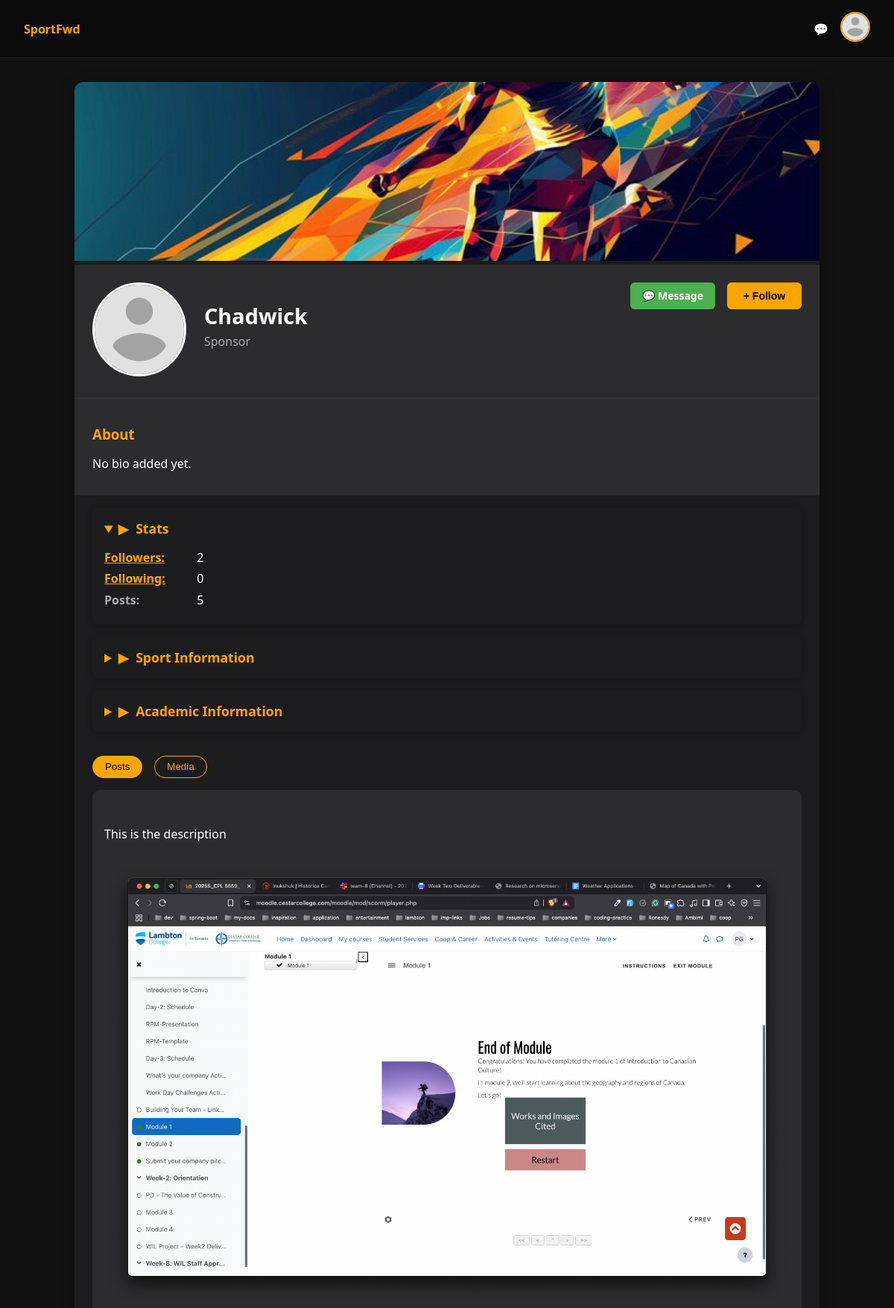
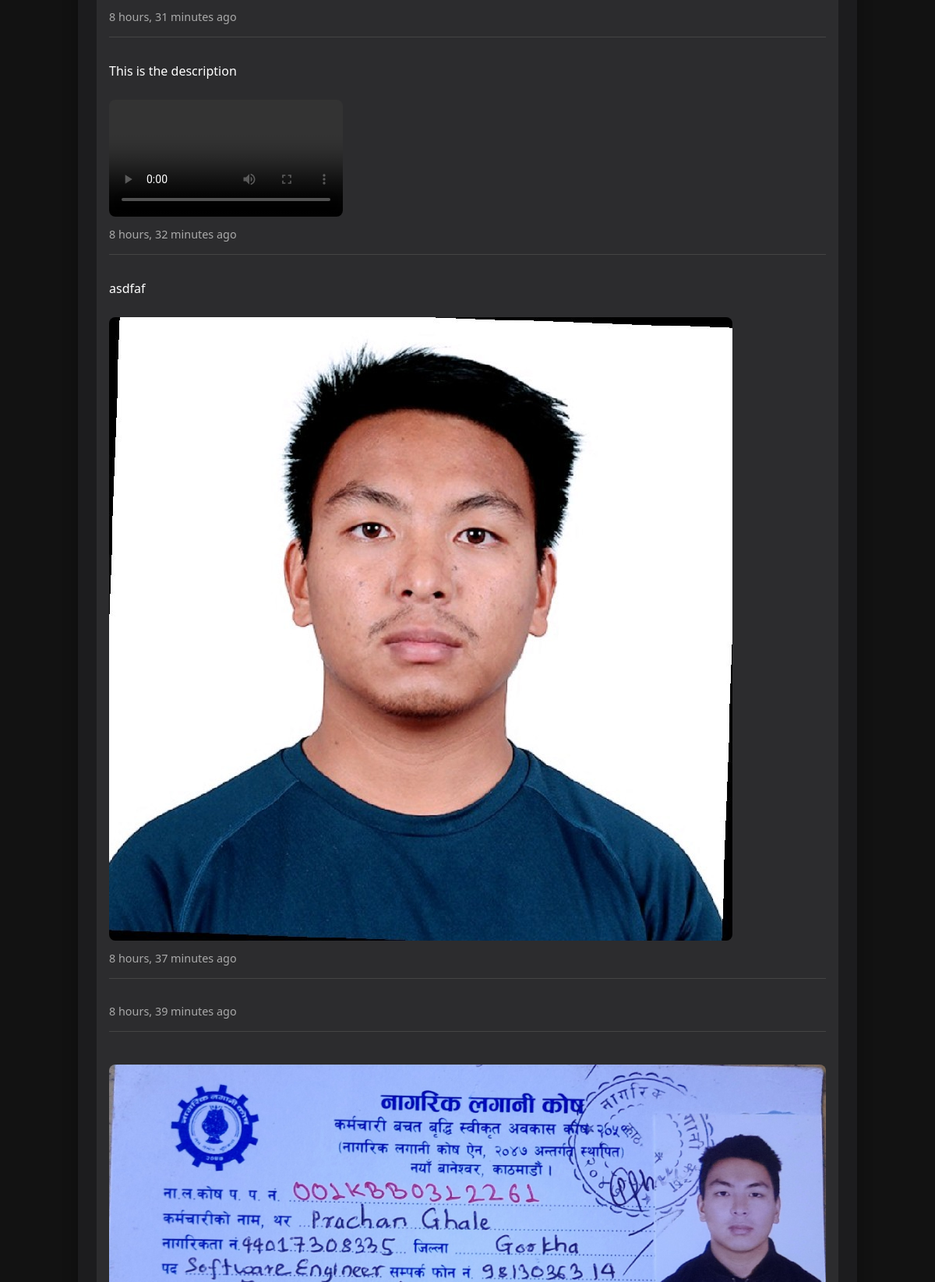
Page /profile/ghale/ (signed in, upper part) on the committed database (2 pictures, top to bottom).
### core/models.py (models this page shows, shortened)
class Profile(models.Model):
    ROLE_CHOICES = [
        ('athlete', 'Athlete'),
        ('sponsor', 'Sponsor'),
        ('fan', 'Fan'),
    ]
    user = models.OneToOneField(User, on_delete=models.CASCADE)
    role = models.CharField(max_length=20, choices=ROLE_CHOICES)
    school = models.CharField(max_length=100, blank=True)
    grad_year = models.IntegerField(blank=True, null=True)
    profile_image = models.ImageField(upload_to='profile_images/', default='profile_images/default.png', blank=True)
    cover_image = models.ImageField(upload_to='profile_images/covers/', default='profile_images/covers/default.jpg', blank=True)
    bio = models.TextField(blank=True)
    sport = models.CharField(max_length=100, blank=True)
    position = models.CharField(max_length=100, blank=True)
    level = models.CharField(max_length=100, blank=True)
    experience = models.IntegerField(blank=True, null=True)

class Post(models.Model):
    user = models.ForeignKey(User, on_delete=models.CASCADE)
    content = models.TextField(blank=True)
    image = models.ImageField(upload_to='post_images/', blank=True, null=True)
    video = models.FileField(upload_to='post_videos/', blank=True, null=True)
    created_at = models.DateTimeField(auto_now_add=True)

### core/views.py (the view)
# urls.py: path('profile/<str:username>/', views.user_profile, name='user_profile'),  # other user's profile
@login_required
def user_profile(request, username):
    user = get_object_or_404(User, username=username)
    profile = user.profile
    posts = Post.objects.filter(user=user).order_by('-created_at')
    post_count = posts.count()
    is_following = Follow.objects.filter(follower=request.user, following=user).exists()
    followers_count = Follow.objects.filter(following=user).count()
    following_count = Follow.objects.filter(follower=user).count()
    return render(request, 'user_profile.html', {
        'profile_user': user,
        'profile': profile,
        'posts': posts,
        'post_count': post_count,
        'is_following': is_following,
        'followers_count': followers_count,
        'following_count': following_count,
    })

### core/templates/user_profile.html (shortened to what this page needs)
{% extends 'base.html' %} {% load static %} {% block content %}
<div class="profile-container">
  <div class="cover-image">
    {% if profile.cover_image %}
    <img src="{{ profile.cover_image.url }}" alt="Cover Image" />
    {% endif %}
  </div>
  <div class="profile-header">
    <div class="profile-pic-wrapper">
      {% if profile.profile_image %}
      <img
        src="{{ profile.profile_image.url }}"
        alt="Profile Picture"
        class="profile-pic"
      />
      {% else %}
      <img
        src="{% static 'images/default.png' %}"
        alt="Profile Picture"
        class="profile-pic"
      />
      {% endif %}
    </div>
    <div class="profile-info">
      <h2>{{ profile_user.get_full_name|default:profile_user.username }}</h2>
      <p class="role">{{ profile.get_role_display }}</p>
    </div>
    <div class="action-buttons">
      <a
        href="{% url 'inbox' %}?user={{ profile_user.username }}"
        class="message-btn"
        >💬 Message</a
      >
      <form
        method="POST"
        action="{% url 'follow_user' profile_user.username %}"
        style="display: inline"
      >
        <button
          type="submit"
          class="follow-btn {% if is_following %}following{% endif %}"
        >
          {% if is_following %}✓ Following{% else %}+ Follow{% endif %}
        </button>
      </form>
    </div>
  </div>
  <div class="bio-section">
    <h3>About</h3>
    <p>{{ profile.bio|default:"No bio added yet." }}</p>
  </div>
  <details class="info-section" open>
    <summary>Stats</summary>
    <div class="info-box">
      <ul>
        <li>
          <strong
            ><span class="followers-link" id="followersCount"
              >Followers:</span
            ></strong
          >
          <span id="followersCountNumber">{{ followers_count }}</span>
        </li>
        <li>
          <strong
            ><span class="followers-link" id="followingCount"
              >Following:</span
            ></strong
          >
          <span id="followingCountNumber">{{ following_count }}</span>
        </li>
        <li><strong>Posts:</strong> {{ post_count|default:0 }}</li>
      </ul>
    </div>
  </details>
  <details class="info-section">
    <summary>Sport Information</summary>
  </details>
  <details class="info-section">
    <summary>Academic Information</summary>
  </details>
  <div class="tabs-section">
    <div class="tabs">
      <button class="tab-button active" onclick="showTab('posts')">
        Posts
      </button>
      <button class="tab-button" onclick="showTab('media')">Media</button>
    </div>
    <div class="tab-content" id="posts">
      {% for post in posts %}
      <div class="post-box">
        <p>{{ post.content }}</p>
        {% if post.image %}
        <img src="{{ post.image.url }}" alt="Post image" />
        {% endif %} {% if post.video %}
        <video controls>
          <source src="{{ post.video.url }}" type="video/mp4" />
        </video>
        {% endif %}
        <div class="post-meta">{{ post.created_at|timesince }} ago</div>
      </div>
      {% empty %}
      <div style="color: #aaa; text-align: center; padding: 2rem">
        No posts yet.
      </div>
      {% endfor %}
    </div>
  </div>
</div>
{% endblock %}

### core/templates/base.html (shortened to what this page needs)
{% load static %}
<!DOCTYPE html>
<html lang="en">
  <head>
  </head>
  <body>
    <header>
      <nav class="navbar">
        <a href="/">SportFwd</a>
        {% if user.is_authenticated %}
        <div class="navbar-right">
          <a
            href="{% url 'inbox' %}"
            title="Messages"
            style="margin-right: 1rem"
            >💬</a
          >
          <div class="profile-menu-wrapper" style="position: relative">
            <img
              src="{{ user.profile.profile_image.url }}"
              class="navbar-profile-pic"
              onclick="toggleProfileDropdown(event)"
            />
          </div>
        </div>
        {% else %}
        <div class="auth-links">
          <a href="{% url 'login' %}">Login</a>
          <a href="{% url 'register' %}">Register</a>
        </div>
        {% endif %}
      </nav>
    </header>
    <main>{% block content %} {% endblock %}</main>
  </body>
</html>

### core/templates/base.html (style rules this page uses)
:root { --primary-gradient-start: #fc466b; --primary-gradient-end: #3f5efb; --button-color: #f5b301; --button-hover: #d99b00; --text-color: #1c1c1e; --background-dark: #000; }
body { margin: 0; padding: 0; font-family: "Rajdhani", sans-serif; background-color: var(--background-dark); color: #fff; }
a { color: #ffa500; text-decoration: none; font-weight: 600; }
header { background: #0a0a0a; padding: 1rem 2rem; border-bottom: 1px solid #222; }
.navbar { display: flex; justify-content: space-between; align-items: center; }
.navbar-right { display: flex; align-items: center; }
.navbar-profile-pic { width: 36px; height: 36px; border-radius: 50%; border: 2px solid #ffa500; object-fit: cover; }
main { padding: 2rem; }

### core/templates/user_profile.html (style rules this page uses)
body { margin: 0; padding: 0; background: #121212; font-family: "Segoe UI", sans-serif; color: #fff; }
.profile-container { max-width: 1000px; margin: 0 auto; background: #1c1c1e; border-radius: 12px; overflow: hidden; box-shadow: 0 4px 20px rgba(0, 0, 0, 0.3); }
.cover-image { position: relative; }
.cover-image img { width: 100%; height: 240px; object-fit: cover; }
.profile-header { display: flex; align-items: center; padding: 1.5rem; position: relative; background: #2c2c2e; }
.profile-pic-wrapper { position: relative; margin-right: 1.5rem; }
.profile-pic { width: 120px; height: 120px; border-radius: 50%; object-fit: cover; border: 3px solid white; }
.profile-info h2 { margin: 0; font-size: 1.8rem; }
.profile-info .role { color: #aaa; font-size: 1rem; margin-top: 0.3rem; }
.action-buttons { display: flex; gap: 1rem; align-items: center; position: absolute; right: 1.5rem; top: 1.5rem; z-index: 2; }
.action-buttons form { margin: 0; padding: 0; display: flex; align-items: center; }
.follow-btn, .message-btn { background: #ffa500; color: black; padding: 0.5rem 1rem; border-radius: 6px; text-decoration: none; font-weight: bold; border: none; cursor: pointer; transition: background 0.3s; height: 36px; display: flex; align-items: center; justify-content: center; min-width: 100px; box-sizing: border-box; font-size: 14px; line-height: 1; margin: 0; }
.message-btn { background: #4caf50; color: white; }
.bio-section { padding: 1rem 1.5rem; background: #2c2c2e; border-top: 1px solid #333; }
.bio-section h3 { margin-bottom: 0.5rem; color: #ffa500; }
details.info-section { margin: 1rem 1.5rem; background: #1c1c1e; border-radius: 8px; padding: 1rem; box-shadow: 0 2px 8px rgba(0, 0, 0, 0.2); color: white; }
details.info-section summary { font-weight: bold; font-size: 1.1rem; color: #ffa500; cursor: pointer; outline: none; }
details.info-section summary::before { content: "▶"; margin-right: 10px; transition: transform 0.2s ease; }
details[open] summary::before { transform: rotate(90deg); }
.info-box ul { list-style: none; margin: 1rem 0 0 0; padding: 0; }
.info-box li { margin-bottom: 0.4rem; }
.info-box li strong { color: #aaa; display: inline-block; min-width: 120px; }
.followers-link { color: #ffa500; cursor: pointer; text-decoration: underline; font-weight: bold; transition: color 0.2s; }
.tabs-section { padding: 1rem 1.5rem; }
.tabs { display: flex; gap: 1rem; margin-bottom: 1rem; }
.tab-button { background: none; border: 1px solid #ffa500; color: #ffa500; padding: 0.4rem 1rem; border-radius: 20px; cursor: pointer; transition: background 0.3s; }
.tab-button.active, .tab-button:hover { background: #ffa500; color: black; }
.tab-content { background: #2c2c2e; padding: 1rem; border-radius: 10px; }
.post-box { border-bottom: 1px solid #444; padding: 1rem 0; }
.post-box img { max-width: 100%; border-radius: 8px; margin-top: 10px; }
.post-box video { max-width: 100%; border-radius: 8px; margin-top: 10px; }
.post-meta { color: #aaa; font-size: 0.9rem; margin-top: 0.5rem; }

### rows in the picture
Profile: cover_image (placeholder picture), profile_image (placeholder picture), role "Sponsor", bio "No bio added yet."
Post: content "This is the description", image (picture), created_at "8 hours, 31 minutes"
Post: content "This is the description", created_at "8 hours, 32 minutes"
Post: content "asdfaf", image (picture), created_at "8 hours, 37 minutes"
Post: created_at "8 hours, 39 minutes"
Post: image (picture)

### other values in the picture
{{ profile_user.get_full_name|default:profile_user.username }} "Chadwick"
{{ followers_count }} "2"
{{ following_count }} "0"
{{ post_count|default:0 }} "5"
